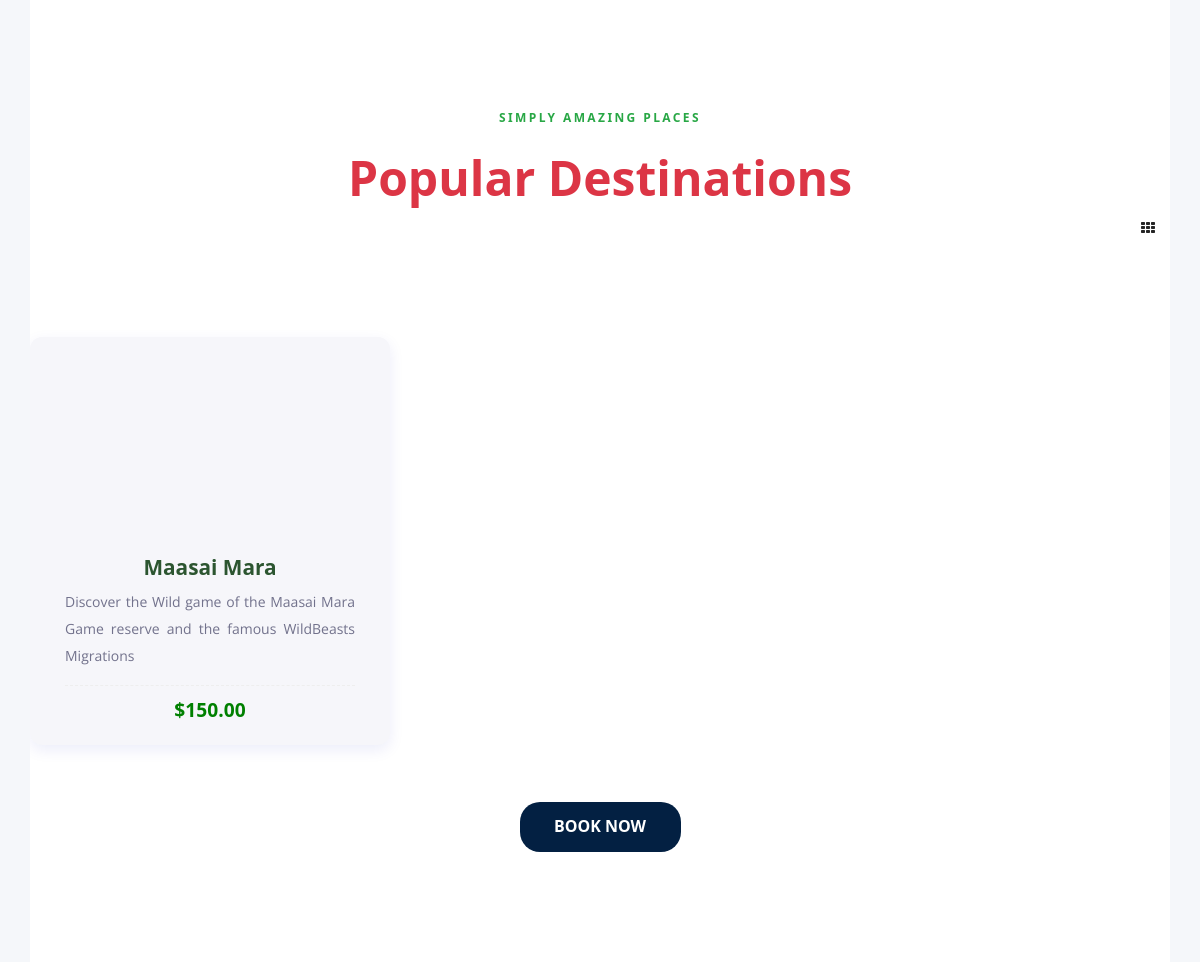
The app's page / (middle part), older data.
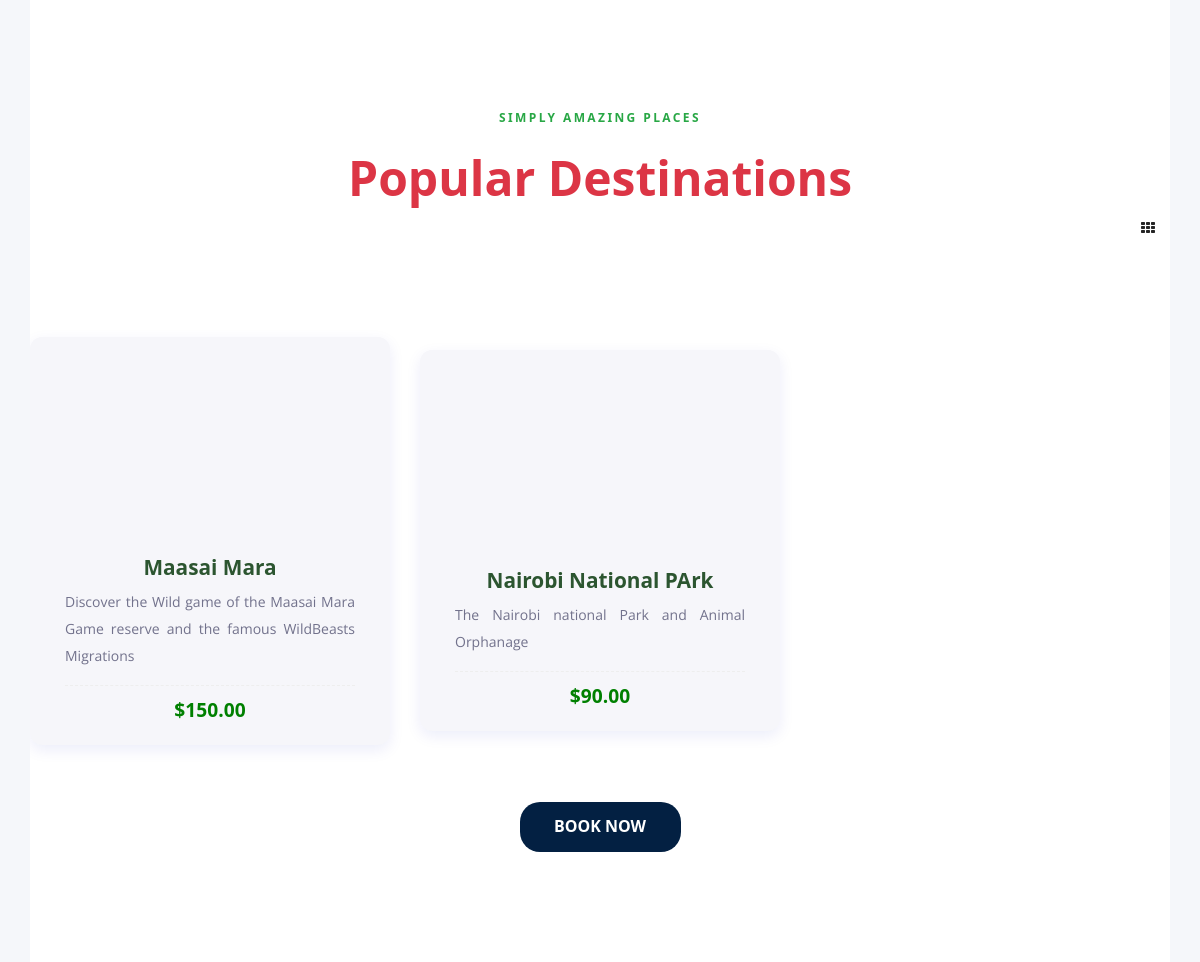
The same page, newer data.
### travelApp/models.py (models this page shows, shortened)
class DestinationImageMixin:
    @property
    def image_url(self):
        if not self.img:
            return ''
        public_id = getattr(self.img, 'public_id', str(self.img))
        if public_id.startswith('uploads/destinations/'):
            storage = FileSystemStorage(
                location=settings.DESTINATION_UPLOAD_ROOT,
                base_url=settings.DESTINATION_UPLOAD_URL,
            )
            if storage.exists(public_id):
                return storage.url(public_id)
            relative_path = Path(public_id)
            try:
                _, files = storage.listdir(str(relative_path.parent))
            except FileNotFoundError:
                files = []
            for filename in files:
                if Path(filename).stem == relative_path.name:
                    return storage.url(str(relative_path.parent / filename))
            return ''
        if not settings.USE_CLOUDINARY:
            return ''
        try:
            return self.img.url
        except ValueError:
            return ''

class IndexDestination(DestinationImageMixin, models.Model):
    name = models.CharField(max_length=100)
    img = DestinationImageField(
        'image',
        folder='destinations',  # Organize images in a folder
        use_filename=True,      # Use original filename
        unique_filename=False,  # Don't make unique if same filename
        overwrite=True          # Overwrite if same filename
    )
    desc = models.TextField()
    price = models.IntegerField()
    offer = models.BooleanField(default=False)
    display_order = models.PositiveIntegerField(
        default=0,
        help_text='Lower numbers appear first. Ties use the original ID order.',
    )
    class Meta:
        ordering = ('display_order', 'id')

### travelApp/views.py (the view)
# urls.py: path('', views.index, name='index'),
def index(request):
    dests = IndexDestination.objects.order_by('display_order', 'id')[:6]
    return render(request, 'index.html', {'dests': dests})

### templates/index.html (shortened to what this page needs)
{% load static %}
<!DOCTYPE html>
<html lang="en">
<head>
    <link rel="stylesheet" type="text/css" href="{% static 'styles/bootstrap4/bootstrap.min.css' %}">
    <link href="{% static 'plugins/font-awesome-4.7.0/css/font-awesome.min.css' %}" rel="stylesheet" type="text/css">
    <link rel="stylesheet" href="https://cdnjs.cloudflare.com/ajax/libs/OwlCarousel2/2.3.4/assets/owl.carousel.min.css">
    <link rel="stylesheet" href="https://cdnjs.cloudflare.com/ajax/libs/OwlCarousel2/2.3.4/assets/owl.theme.default.min.css">
    <link rel="stylesheet" type="text/css" href="{% static 'styles/main_styles.css' %}">
    <link rel="stylesheet" type="text/css" href="{% static 'styles/responsive.css' %}">
</head>
<body>
<div class="super_container">
	<section class="align-center align-items-center ">
        <div class="destinations text-center align-content-center" id="destinations">
		<div class="container">
			<div class="row">
				<div class="col text-center">
					<div class="section_subtitle text-success"><b>simply amazing places</b></div>
					<div class="section_title"><h2 class="text-danger"><b>Popular Destinations</b></h2></div>
				</div>
			</div>
			<div class="row destination_sorting_row align-items-center text-center align-content-center">
				<div class="col">
					<div class="destination_sorting d-flex flex-row align-items-center justify-content-center">
						<div class="sort_box ml-auto"><i class="fa fa-th" aria-hidden="true"></i></div>
					</div>
				</div>
			</div>
			<div class="row destinations_row">
    <div class="col">
        <div class="destinations_container">
            {% for destination in dests %}
            <article class="destination item">
                <div class="destination_image">
                </div>
                <div class="destination_content">
                    <div class="destination_title">{{ destination.name }}</div>
                    <div class="destination_subtitle text-justify"><p>{{ destination.desc }}</p></div>
                    <div class="destination_price"><span style="color: green; font-weight:600;"><b>${{ destination.price|floatformat:2 }}</b></span></div>
                </div>
            </article>
            {% empty %}
            <p class="text-center w-100">Our popular destinations will appear here soon.</p>
            {% endfor %}
        </div>
    </div>
</div>
	</div>
    <div class="text-center mt-4">
        <button type="button" style="background-color: #032042;" class="newsletter_button btn-warning"><b>Book Now</b></button>
    </div>
    </section>
</div>
</body>
</html>

### static/styles/main_styles.css (style rules this page uses)
* { margin: 0; padding: 0; -webkit-font-smoothing: antialiased; -webkit-text-shadow: rgba(0,0,0,.01) 0 0 1px; text-shadow: rgba(0,0,0,.01) 0 0 1px; }
body { font-family: 'Open Sans', sans-serif; font-size: 14px; font-weight: 400; background: #FFFFFF; color: #a5a5a5; }
div { display: block; position: relative; -webkit-box-sizing: border-box; -moz-box-sizing: border-box; box-sizing: border-box; }
p { font-family: 'Open Sans', sans-serif; font-size: 14px; line-height: 1.9285; font-weight: 400; color: #72728c; -webkit-font-smoothing: antialiased; -webkit-text-shadow: rgba(0,0,0,.01) 0 0 1px; text-shadow: rgba(0,0,0,.01) 0 0 1px; }
p:last-of-type { margin-bottom: 0; }
h2 { font-size: 48px; }
h1, h2, h3, h4, h5, h6 { font-family: 'Oswald', sans-serif; font-weight: 400; -webkit-font-smoothing: antialiased; -webkit-text-shadow: rgba(0,0,0,.01) 0 0 1px; text-shadow: rgba(0,0,0,.01) 0 0 1px; }
section { display: block; position: relative; box-sizing: border-box; }
.super_container { width: 100%; overflow: hidden; }
.destinations { width: 100%; background: #FFFFFF; padding-top: 115px; padding-bottom: 116px; }
.section_subtitle { font-family: 'Oswald', sans-serif; font-size: 12px; font-weight: 400; color: #72728c; line-height: 0.75; text-transform: uppercase; letter-spacing: 0.2em; }
.section_title { color: #181818; margin-top: 26px; }
.destinations_row { margin-top: 99px; }
.destination_image { width: 100%; }
.destinations_container { width: calc(100% + 30px); left: -15px; }
.destination { width: calc(100% / 3); padding-left: 15px; padding-right: 15px; margin-bottom: 33px; }
.destination_title { margin-top: 15px; }
.destination_subtitle { margin-top: -4px; }
.destination_price { font-size: 16px; font-weight: 700; color: #181818; margin-top: 16px; }
.newsletter_button { width: 161px; height: 50px; border-radius: 20px; background: rgba(255,255,255,0.5); font-family: 'Oswald', sans-serif; font-size: 16px; font-weight: 400; color: #FFFFFF; text-transform: uppercase; border: none; outline: none; cursor: pointer; }

### templates/index.html (style rules this page uses)
* { box-sizing: border-box; margin: 0; padding: 0; font-family: 'Segoe UI', Tahoma, Geneva, Verdana, sans-serif; }
body { background-color: #f5f7fa; padding: 30px; color: #252525; }
.container { max-width: 1200px; align-content: center; align-items: center; }
.destinations_container { display: grid; grid-template-columns: repeat(3, minmax(0, 1fr)); gap: 30px; justify-items: center; align-items: center; align-content: center; }
.destination { background-color: #f6f6fa; border-radius: 12px; overflow: hidden; box-shadow: 0 5px 15px rgba(4, 29, 191, 0.08); transition: transform 0.3s ease, box-shadow 0.3s ease; display: flex; flex-direction: column; width: 100%; max-width: 300px; }
.destinations_container .destination { max-width: none; min-width: 0; }
.destination_image { position: relative; width: 100%; height: 180px; overflow: hidden; }
.destination_content { padding: 20px; flex-grow: 1; display: flex; flex-direction: column; }
.destination_title { font-size: 1.3rem; font-weight: 600; margin-bottom: 10px; color: #2c5530; }
.destination_subtitle { color: #555; line-height: 1.5; margin-bottom: 15px; flex-grow: 1; }
.destination_price { color: #6ca607; font-size: 1.2rem; font-weight: 700; margin-top: auto; padding-top: 10px; border-top: 1px dashed #eee; }

Row changes from the older to the newer data that the page shows:
added IndexDestination: name "Nairobi National PArk", desc "The Nairobi national Park and Animal Orphanage", price "90.00"
